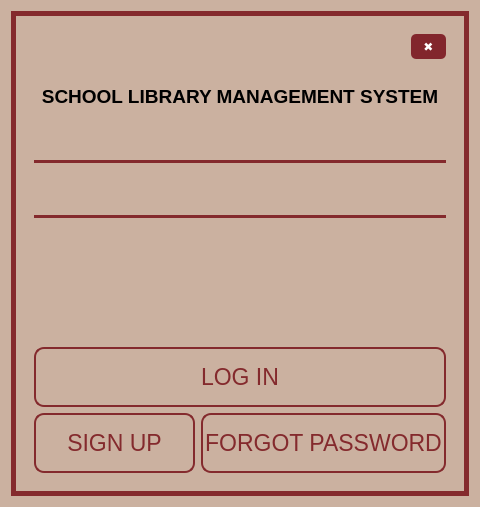
<?xml version="1.0" encoding="UTF-8"?>
<ui version="4.0">
 <class>Login</class>
 <widget class="QWidget" name="Login">
  <property name="geometry">
   <rect>
    <x>0</x>
    <y>0</y>
    <width>480</width>
    <height>507</height>
   </rect>
  </property>
  <property name="maximumSize">
   <size>
    <width>480</width>
    <height>528</height>
   </size>
  </property>
  <property name="mouseTracking">
   <bool>false</bool>
  </property>
  <property name="windowTitle">
   <string>Login</string>
  </property>
  <property name="styleSheet">
   <string notr="true">.QWidget{background-color:  #CBB1A0;border-radius: 10px}</string>
  </property>
  <layout class="QVBoxLayout" name="verticalLayout_3">
   <item>
    <widget class="QFrame" name="border">
     <property name="styleSheet">
      <string notr="true">#border{
	color: #842a2d;
}</string>
     </property>
     <property name="frameShape">
      <enum>QFrame::Box</enum>
     </property>
     <property name="lineWidth">
      <number>5</number>
     </property>
     <property name="midLineWidth">
      <number>5</number>
     </property>
     <layout class="QHBoxLayout" name="horizontalLayout_3">
      <item>
       <widget class="QWidget" name="widget" native="true">
        <layout class="QGridLayout" name="gridLayout_3">
         <item row="0" column="0">
          <spacer name="horizontalSpacer">
           <property name="orientation">
            <enum>Qt::Horizontal</enum>
           </property>
           <property name="sizeHint" stdset="0">
            <size>
             <width>398</width>
             <height>22</height>
            </size>
           </property>
          </spacer>
         </item>
         <item row="0" column="1">
          <widget class="QPushButton" name="close_button">
           <property name="enabled">
            <bool>true</bool>
           </property>
           <property name="minimumSize">
            <size>
             <width>35</width>
             <height>25</height>
            </size>
           </property>
           <property name="maximumSize">
            <size>
             <width>35</width>
             <height>25</height>
            </size>
           </property>
           <property name="cursor">
            <cursorShape>PointingHandCursor</cursorShape>
           </property>
           <property name="styleSheet">
            <string notr="true">color: white;
background-color: #82262C;
font: 12pt &quot;Arial&quot; bold;
border-radius: 5px;
</string>
           </property>
           <property name="text">
            <string>✖</string>
           </property>
           <property name="flat">
            <bool>true</bool>
           </property>
          </widget>
         </item>
         <item row="1" column="0" colspan="2">
          <layout class="QGridLayout" name="gridLayout">
           <item row="2" column="0">
            <widget class="QLabel" name="book_image">
             <property name="styleSheet">
              <string notr="true"/>
             </property>
             <property name="text">
              <string>&lt;html&gt;&lt;head/&gt;&lt;body&gt;&lt;p&gt;&lt;img src=&quot;:/icons/library_100x100.png&quot;/&gt;&lt;/p&gt;&lt;/body&gt;&lt;/html&gt;</string>
             </property>
             <property name="alignment">
              <set>Qt::AlignCenter</set>
             </property>
            </widget>
           </item>
           <item row="3" column="0">
            <widget class="QLabel" name="title_name">
             <property name="font">
              <font>
               <pointsize>14</pointsize>
               <bold>true</bold>
              </font>
             </property>
             <property name="text">
              <string>SCHOOL LIBRARY MANAGEMENT SYSTEM</string>
             </property>
             <property name="alignment">
              <set>Qt::AlignCenter</set>
             </property>
            </widget>
           </item>
          </layout>
         </item>
         <item row="2" column="0" colspan="2">
          <layout class="QGridLayout" name="gridLayout_2">
           <item row="0" column="1">
            <widget class="QLineEdit" name="input_username">
             <property name="minimumSize">
              <size>
               <width>0</width>
               <height>40</height>
              </size>
             </property>
             <property name="styleSheet">
              <string notr="true">QLineEdit {
      color: #000000;
      font: 15pt &quot;Verdana&quot;;
      border: None;
      border-bottom-color: white;
      border-radius: 10px;
      padding: 0 8px;
      background: #CBB1A0;
      selection-background-color: darkgray;
}</string>
             </property>
            </widget>
           </item>
           <item row="6" column="0" colspan="2">
            <widget class="QPushButton" name="login_button">
             <property name="enabled">
              <bool>true</bool>
             </property>
             <property name="sizePolicy">
              <sizepolicy hsizetype="Minimum" vsizetype="Fixed">
               <horstretch>0</horstretch>
               <verstretch>0</verstretch>
              </sizepolicy>
             </property>
             <property name="minimumSize">
              <size>
               <width>0</width>
               <height>60</height>
              </size>
             </property>
             <property name="font">
              <font>
               <pointsize>17</pointsize>
               <italic>false</italic>
               <bold>false</bold>
              </font>
             </property>
             <property name="cursor">
              <cursorShape>PointingHandCursor</cursorShape>
             </property>
             <property name="autoFillBackground">
              <bool>false</bool>
             </property>
             <property name="styleSheet">
              <string notr="true">QPushButton{
	color: #842a2d;
	font: 17pt &quot;Franklin Gothic Book&quot;;
	border: 2px solid #842a2d;
	padding: 2px;
	border-radius: 10px;
	opacity: 100;
}

QPushButton:hover{
    background-color: #842a2d;
	color: #CBB1A0;
}</string>
             </property>
             <property name="text">
              <string>LOG IN</string>
             </property>
             <property name="autoDefault">
              <bool>false</bool>
             </property>
             <property name="default">
              <bool>false</bool>
             </property>
             <property name="flat">
              <bool>false</bool>
             </property>
            </widget>
           </item>
           <item row="3" column="0" colspan="2">
            <widget class="Line" name="line_2">
             <property name="styleSheet">
              <string notr="true">border: 2px solid #842a2d;</string>
             </property>
             <property name="orientation">
              <enum>Qt::Horizontal</enum>
             </property>
            </widget>
           </item>
           <item row="1" column="0" colspan="2">
            <widget class="Line" name="line">
             <property name="styleSheet">
              <string notr="true">border: 2px solid #842a2d;</string>
             </property>
             <property name="orientation">
              <enum>Qt::Horizontal</enum>
             </property>
            </widget>
           </item>
           <item row="7" column="0" colspan="2">
            <layout class="QHBoxLayout" name="horizontalLayout">
             <item>
              <widget class="QPushButton" name="signup_button">
               <property name="enabled">
                <bool>true</bool>
               </property>
               <property name="sizePolicy">
                <sizepolicy hsizetype="Minimum" vsizetype="Fixed">
                 <horstretch>0</horstretch>
                 <verstretch>0</verstretch>
                </sizepolicy>
               </property>
               <property name="minimumSize">
                <size>
                 <width>0</width>
                 <height>60</height>
                </size>
               </property>
               <property name="font">
                <font>
                 <pointsize>17</pointsize>
                 <italic>false</italic>
                 <bold>false</bold>
                </font>
               </property>
               <property name="cursor">
                <cursorShape>PointingHandCursor</cursorShape>
               </property>
               <property name="autoFillBackground">
                <bool>false</bool>
               </property>
               <property name="styleSheet">
                <string notr="true">QPushButton{
	color: #842a2d;
	font: 17pt &quot;Franklin Gothic Book&quot;;
	border: 2px solid #842a2d;
	padding: 2px;
	border-radius: 10px;
	opacity: 100;
}

QPushButton:hover{
    background-color: #842a2d;
	color: #CBB1A0;
}</string>
               </property>
               <property name="text">
                <string>SIGN UP</string>
               </property>
               <property name="autoDefault">
                <bool>false</bool>
               </property>
               <property name="default">
                <bool>false</bool>
               </property>
               <property name="flat">
                <bool>false</bool>
               </property>
              </widget>
             </item>
             <item>
              <widget class="QPushButton" name="forgot_password">
               <property name="enabled">
                <bool>true</bool>
               </property>
               <property name="sizePolicy">
                <sizepolicy hsizetype="Minimum" vsizetype="Fixed">
                 <horstretch>0</horstretch>
                 <verstretch>0</verstretch>
                </sizepolicy>
               </property>
               <property name="minimumSize">
                <size>
                 <width>0</width>
                 <height>60</height>
                </size>
               </property>
               <property name="font">
                <font>
                 <pointsize>17</pointsize>
                 <italic>false</italic>
                 <bold>false</bold>
                </font>
               </property>
               <property name="cursor">
                <cursorShape>PointingHandCursor</cursorShape>
               </property>
               <property name="autoFillBackground">
                <bool>false</bool>
               </property>
               <property name="styleSheet">
                <string notr="true">QPushButton{
	color: #842a2d;
	font: 17pt &quot;Franklin Gothic Book&quot;;
	border: 2px solid #842a2d;
	padding: 2px;
	border-radius: 10px;
	opacity: 100;
}

QPushButton:hover{
    background-color: #842a2d;
	color: #CBB1A0;
}</string>
               </property>
               <property name="text">
                <string>FORGOT PASSWORD</string>
               </property>
               <property name="autoDefault">
                <bool>false</bool>
               </property>
               <property name="default">
                <bool>false</bool>
               </property>
               <property name="flat">
                <bool>false</bool>
               </property>
              </widget>
             </item>
            </layout>
           </item>
           <item row="4" column="0" colspan="2">
            <widget class="QLabel" name="status_label">
             <property name="font">
              <font>
               <pointsize>12</pointsize>
               <italic>true</italic>
               <bold>true</bold>
              </font>
             </property>
             <property name="styleSheet">
              <string notr="true">padding: 10px 0px;
color: red;</string>
             </property>
             <property name="text">
              <string/>
             </property>
             <property name="alignment">
              <set>Qt::AlignCenter</set>
             </property>
            </widget>
           </item>
           <item row="2" column="0">
            <widget class="QLabel" name="password_image">
             <property name="styleSheet">
              <string notr="true"/>
             </property>
             <property name="text">
              <string>&lt;html&gt;&lt;head/&gt;&lt;body&gt;&lt;p&gt;&lt;img src=&quot;:/icons/lock_32x32.png&quot;/&gt;&lt;/p&gt;&lt;/body&gt;&lt;/html&gt;</string>
             </property>
            </widget>
           </item>
           <item row="2" column="1">
            <widget class="QLineEdit" name="input_password">
             <property name="minimumSize">
              <size>
               <width>0</width>
               <height>40</height>
              </size>
             </property>
             <property name="styleSheet">
              <string notr="true">QLineEdit {
      color: #000000;
      font: 15pt &quot;Verdana&quot;;
      border: None;
      border-bottom-color: white;
      border-radius: 10px;
      padding: 0 8px;
      background: #CBB1A0;
      selection-background-color: darkgray;
}</string>
             </property>
            </widget>
           </item>
           <item row="0" column="0">
            <widget class="QLabel" name="username_image">
             <property name="styleSheet">
              <string notr="true"/>
             </property>
             <property name="text">
              <string>&lt;html&gt;&lt;head/&gt;&lt;body&gt;&lt;p&gt;&lt;img src=&quot;:/icons/user_32x32.png&quot;/&gt;&lt;/p&gt;&lt;/body&gt;&lt;/html&gt;</string>
             </property>
            </widget>
           </item>
           <item row="5" column="0" colspan="2">
            <spacer name="verticalSpacer">
             <property name="orientation">
              <enum>Qt::Vertical</enum>
             </property>
             <property name="sizeHint" stdset="0">
              <size>
               <width>20</width>
               <height>40</height>
              </size>
             </property>
            </spacer>
           </item>
          </layout>
         </item>
        </layout>
       </widget>
      </item>
     </layout>
    </widget>
   </item>
  </layout>
 </widget>
 <resources>
  <include location="../icons/icons.qrc"/>
 </resources>
 <connections/>
</ui>
